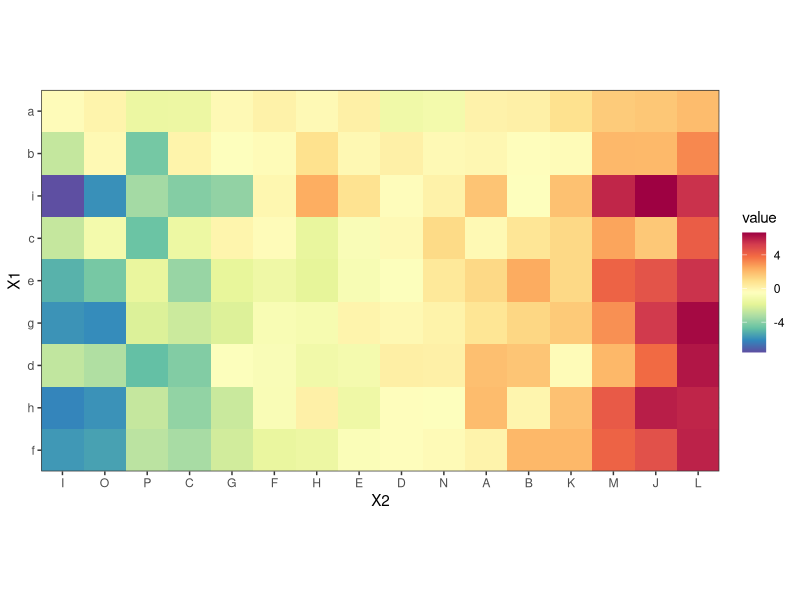

This chart was generated by the following R code:
# Description : Simple ggplot2 heatmap with colorBrewer "spectral" palette
# Website : http://is-r.tumblr.com/post/32387034930/simplest-possible-heatmap-with-ggplot2

doInstall <- TRUE # Change to FALSE if you don't want packages installed.
toInstall <- c("ggplot2", "reshape2", "RColorBrewer")
if(doInstall){install.packages(toInstall, repos = "http://cran.us.r-project.org")}
lapply(toInstall, library, character.only = TRUE)

# Generate a random matrix
# This can be any type of numeric matrix,
# though we often see heatmaps of square correlation matrices.
nRow <- 9
nCol <- 16

myData <- matrix(rnorm(nRow * nCol), ncol = nCol)
rownames(myData) <- letters[1:nRow]
colnames(myData) <- LETTERS[1:nCol]

# Replace with numbers that actually have a relationship:
for(ii in 2:ncol(myData)){ myData[, ii] <- myData[, ii-1] + rnorm(nrow(myData)) }
for(ii in 2:nrow(myData)){ myData[ii, ] <- myData[ii-1, ] + rnorm(ncol(myData)) }

# For melt() to work seamlessly, myData has to be a matrix.
longData <- melt(myData)
head(longData, 20)

# Optionally, reorder both the row and column variables in any order
# Here, they are sorted by mean value
longData$X1 <- factor(longData$Var1, names(sort(with(longData, by(value, Var1, mean)))))
longData$X2 <- factor(longData$Var2, names(sort(with(longData, by(value, Var2, mean)))))

# Define palette
myPalette <- colorRampPalette(rev(brewer.pal(11, "Spectral")))

zp1 <- ggplot(longData,
              aes(x = X2, y = X1, fill = value))
zp1 <- zp1 + geom_tile()
zp1 <- zp1 + scale_fill_gradientn(colours = myPalette(100))
zp1 <- zp1 + scale_x_discrete(expand = c(0, 0))
zp1 <- zp1 + scale_y_discrete(expand = c(0, 0))
zp1 <- zp1 + coord_equal()
zp1 <- zp1 + theme_bw()
print(zp1) # Your plot will look different, depending on the seed
